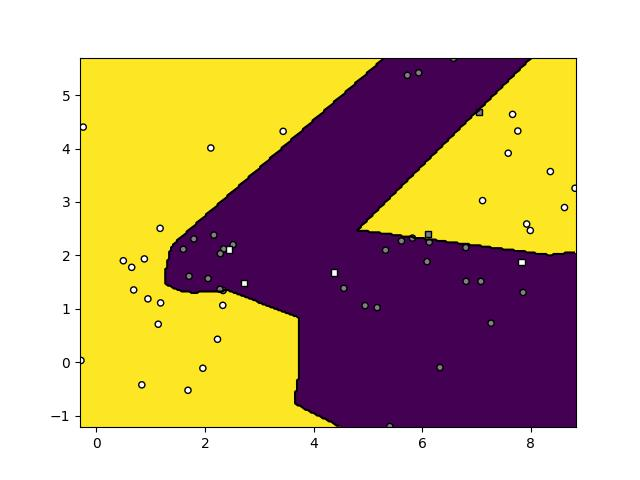

The script that saved this image:
import numpy as np
from matplotlib import pyplot as plt

import data

def fcann2_train(X, Y_, n_hidden_layer, param_niter, param_delta, param_lambda):
    N = len(X)
    input_size = len(X[0])
    n_classes = max(Y_) + 1
    W = [np.random.randn(input_size, n_hidden_layer), np.random.randn(n_hidden_layer, n_classes)]
    b = [np.zeros(n_hidden_layer), np.zeros(n_classes)]
    Yoh = data.class_to_onehot(Y_)

    for i in range(round(param_niter)):
        s1 = np.dot(X, W[0]) + b[0]
        h1 = np.maximum(s1, 0)
        s2 = np.dot(h1, W[1]) + b[1]
        expscores = np.exp(s2 - np.max(s2))  # N x C

        # softmax nazivnik
        sumexp = np.transpose([np.sum(expscores, axis=1)])  # N x 1
        # log vjerojatnosti razreda
        probs = expscores / sumexp  # N x C
        # loss
        loss = -np.sum(np.log(probs) * Yoh) / N  # scalar

        if i % 1000 == 0:
            print("iteration {}: loss {}".format(i, loss))

        # gradijenti
        dL_ds2 = np.subtract(probs, Yoh)
        dL_dW2 = np.dot(np.transpose(h1),dL_ds2)
        dL_db2 = np.sum(dL_ds2, axis=0)  # axis=1 sumira po retcima, a axis=0 sumira po stupcima
        dL_ds1 = np.dot(dL_ds2, np.transpose(W[1]))
        dL_ds1[s1 <= 0 ] = 0  # diag([[s1 > 0 ]]) postavljanje vrijedosti u nulu gdje  s1 <= 0
        dL_dW1 = np.dot(np.transpose(X), dL_ds1)
        dL_db1 = np.sum(dL_ds1, axis=0)

        # poboljšani parametri (backprop)
        W[1] += -param_delta * dL_dW2
        b[1] += -param_delta * dL_db2

        W[0] += -param_delta * dL_dW1
        b[0] += -param_delta * dL_db1

    return W, b

def fcann2_classify(X, W, b):
    s1 = np.dot(X, W[0]) + b[0]
    h1 = np.maximum(s1, 0)
    s2 = np.dot(h1, W[1]) + b[1]
    expscores = np.exp(s2 - np.max(s2))  # N x C

    # softmax naz
    sumexp = np.transpose([np.sum(expscores, axis=1)])  # N x 1
    # log vjerojatnosti razreda
    return np.argmax(expscores / sumexp, axis=1)


def fcann2_decfun(W, b):
    def classify(X):
        return fcann2_classify(X, W, b)
    return classify

if __name__ == '__main__':
    np.random.seed(100)

    # get the training dataset
    X, Y_ = data.sample_gmm_2d(6, 2, 10)

    # train the model
    W, b = fcann2_train(X, Y_, n_hidden_layer=20, param_niter=5000, param_delta=0.0005, param_lambda=1e-3)

    Y = fcann2_classify(X, W, b)
    # graph the decision surface
    decfun = fcann2_decfun(W, b)
    bbox = (np.min(X, axis=0), np.max(X, axis=0))
    data.graph_surface(decfun, bbox, offset=0.5)

    # graph the data points
    data.graph_data(X, Y_, Y, special=[])

    plt.savefig("fcann2.jpg") #save bc plt.show doesn't work
    #plt.show()
